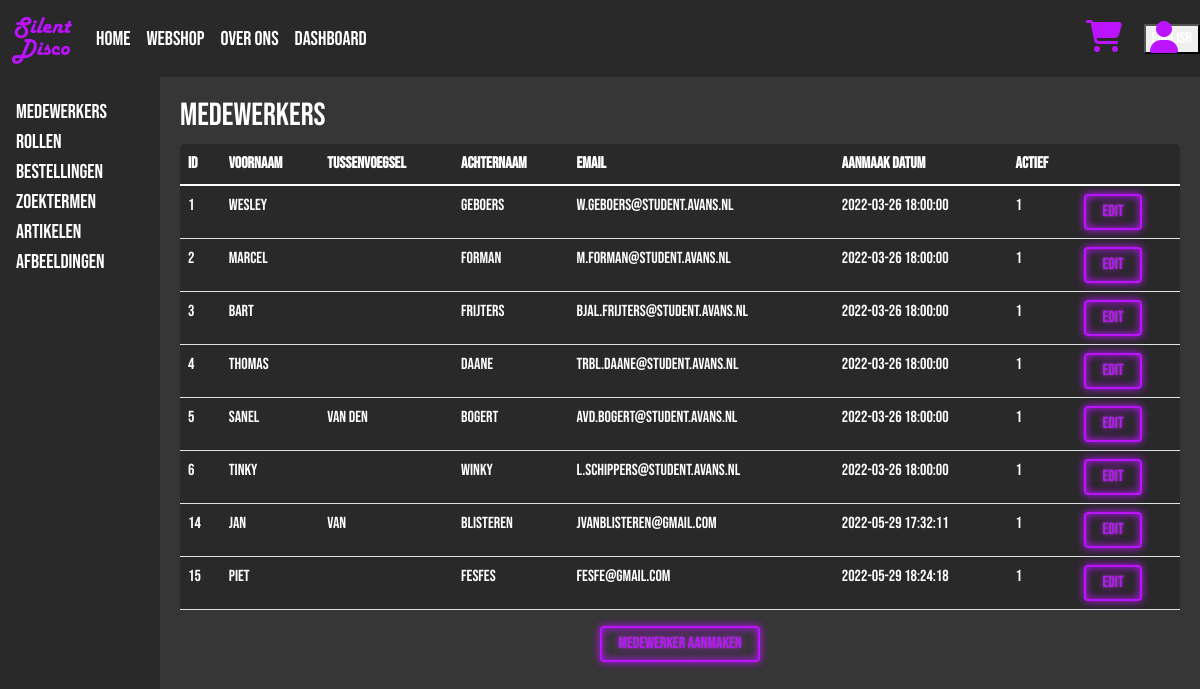
The page /employeesView.php (signed in) on the database its author committed.
### tables this page shows
CREATE TABLE `employees` (
  `EmployeeID` int(11) NOT NULL,
  `First_Name` varchar(25) NOT NULL,
  `Middle_Name` varchar(25) DEFAULT NULL,
  `Last_Name` varchar(25) NOT NULL,
  `Email` varchar(50) NOT NULL,
  `Password` varchar(25) NOT NULL,
  `Creation_Date` timestamp NOT NULL DEFAULT current_timestamp(),
  `Created_By` int(11) DEFAULT NULL,
  `Last_Active` datetime DEFAULT NULL,
  `ACTIVE` tinyint(1) NOT NULL DEFAULT 1
);

### Database.php (called while the page is built)
<?php
class Database {
	private string $host = 'localhost';
	private string $dbname = 'stilteaubv';
	protected $connection;
	public function __construct(string $user, string $pass) {
		if(!isset($this->connection) && empty($this->connection)) {
			try {
				$this->connection = new PDO('mysql:host=' . $this->host . ';dbname=' . $this->dbname, $user, $pass);
			} catch (PDOException $e) {
				return $e;
			}
		}
		return $this->connection;
	}
}
?>

### EmployeeManager.php (called while the page is built, shortened)
<?php
require_once('crud.php');
require_once('Employee.php');
Class EmployeeManager {
    private Crud $crud;
    private array $employeesArray = array();
    function __construct() {
        $this->crud = new Crud('root', '');
    }
    public function getAllEmployees() {
        $empData = $this->crud->getTableEmployees();
        foreach($empData as $emp) {
            $empObj = new Employee($emp["EmployeeID"], $emp["First_Name"], $emp["Middle_Name"], $emp["Last_Name"], $emp["Email"], $emp['Creation_Date'], $emp['ACTIVE']);
            array_push($this->employeesArray, $empObj);
        }
        return $this->employeesArray;
    }
}
?>

### Crud.php (called while the page is built, shortened)
<?php
require_once('Database.php');
class Crud extends Database {
	public function getTableEmployees() {
		try {
			$select = $this->connection->prepare("SELECT `EmployeeID`, `First_Name`, `Middle_Name`,
			`Last_Name`, `Email`, `Creation_Date`, `ACTIVE` FROM `employees`");
			$select->execute();
			return $select->fetchall(PDO::FETCH_ASSOC);
		} catch(PDOException $e) {
			echo $e;
		}
	}
}
?>

### Employee.php (called while the page is built, shortened)
<?php
class Employee {
	private $id;
	private $firstName;
	private $middleName;
	private $lastName;
	private $email;
	private $creationDate;
	private $active;
	function  __construct($id, $firstName, $middleName, $lastName, $email, $creationDate, $active) {
		$this->id = $id;
		$this->firstName = $firstName;
		$this->middleName = $middleName;
		$this->lastName = $lastName;
		$this->email = $email;
		$this->creationDate = $creationDate;
		$this->active = $active;
	}
	public function toArray() {
		return array('EmployeeID'=>$this->id, 'First Name'=>$this->firstName, 'Middle Name'=>$this->middleName, 'Last Name'=>$this->lastName, 'Email'=>$this->email, 'Creation Date'=>$this->creationDate, 'ACTIVE'=>$this->active);
	}
}
?>

### EmployeeUI.php (the view, shortened to what this page needs)
<!doctype HTML>
<?php
require_once('EmployeeManager.php');
$e_man = new EmployeeManager();
if(basename($_SERVER['PHP_SELF']) === 'employeesView.php') {
    $empData = $e_man->getAllEmployees();
    foreach($empData as $rows) {
        echo "<tr>";
        $row = $rows->toArray();
        $linkKey = $row['EmployeeID'];
        foreach($row as $key=>$value) {
            echo "<td>{$value}</td>";
            if(array_key_last($row) === $key) {
                echo "<td><a href='editEmployeeView.php?edit={$linkKey}' class='neon-button'>Edit</a></td>";
            }
        }
        echo "</tr>";
    }
}
?>

### Style/base.css (style rules this page uses)
body, html { height: 100%; color: white; background-color: rgb(54, 54, 54); font-family: 'Bebas Neue', cursive; }
li, a, button { font-weight: 500; font-size: 16px; color: white; text-decoration: none; }
tbody tr { transition: background 0.25s ease; }
.neon-button { background-color: transparent; display: inline-block; cursor: pointer; text-decoration: none; color: #BB13FE; border: currentColor 0.125em solid; padding: 0.25em 1em; border-radius: 0.25em; text-shadow: 0 0 0.125em rgb(104, 104, 104), 0 0 0.5em currentColor; box-shadow: inset 0 0 0.5em 0 currentColor, 0 0 0.5em 0 currentColor; }

### rows shown on the page
employees: EmployeeID "2", First_Name "Marcel", Last_Name "Forman", Email "m.forman@student.avans.nl", Creation_Date "2022-03-26 18:00:00", ACTIVE "1"
employees: EmployeeID "3", First_Name "Bart", Last_Name "Frijters", Email "bjal.frijters@student.avans.nl", Creation_Date "2022-03-26 18:00:00", ACTIVE "1"
employees: EmployeeID "4", First_Name "Thomas", Last_Name "Daane", Email "trbl.daane@student.avans.nl", Creation_Date "2022-03-26 18:00:00", ACTIVE "1"
employees: EmployeeID "5", First_Name "Sanel", Middle_Name "van den", Last_Name "Bogert", Email "avd.bogert@student.avans.nl", Creation_Date "2022-03-26 18:00:00", ACTIVE "1"
employees: EmployeeID "6", First_Name "Tinky", Last_Name "WInky", Email "l.schippers@student.avans.nl", Creation_Date "2022-03-26 18:00:00", ACTIVE "1"
employees: EmployeeID "14", First_Name "Jan", Middle_Name "van", Last_Name "Blisteren", Email "jvanblisteren@gmail.com", Creation_Date "2022-05-29 17:32:11", ACTIVE "1"
employees: EmployeeID "15", First_Name "Piet", Last_Name "fesfes", Email "fesfe@gmail.com", Creation_Date "2022-05-29 18:24:18", ACTIVE "1"

### other values the page prints
$buttonVal "English"
$value "1"
$value "wesley"
$value "Geboers"
$value "w.geboers@student.avans.nl"
$value "2022-03-26 18:00:00"
